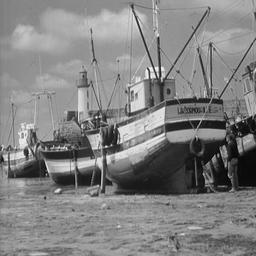
#> input picture image/boat.tiff, 256 x 256 px, shrunk from 512 x 512 before the run
$ jupyter execute Projection.ipynb
#> lines starting #> are read from the running program, lines starting #| are printed output that depends on the picture
**Forward-Projection and (Filtered-) Back-Projection**

*from Kai Benning
(kai.benning@uni-wuppertal.de || kai.benning@gmx.de)
| Projection Notebook v1.0
| 4.Juni.2019*

[cell 1]
import numpy as np
from matplotlib import pyplot as plt
from scipy import ndimage

Read in the Grayscale-TIFF-Image and then pad the 512x512 Image with 107 Zeros on every side so we can rotate the image without the need of reshaping.

[cell 2]
boat_image = plt.imread("image/boat.tiff")
#> boat_image is the input picture: shape (256, 256); min 0, max 255, mean 129.7
boat_image_padded = np.pad(boat_image, [(107, 107), (107, 107)], mode='constant')

plt.figure(figsize = (10,6))
plt.subplot(121)
plt.title("original image")
plt.imshow(boat_image,cmap = "gray")

plt.subplot(122)
plt.title("padded image")
plt.imshow(boat_image_padded,cmap = "gray")

plt.show()

And lets rotate the Image around 45, 60, and 90 degrees. (Just for fun!)

[cell 3]
rotated_boat_45 = ndimage.rotate(boat_image_padded, 45, reshape=False)
rotated_boat_60 = ndimage.rotate(boat_image_padded, 60, reshape=False)
rotated_boat_90 = ndimage.rotate(boat_image_padded, 90, reshape=False)
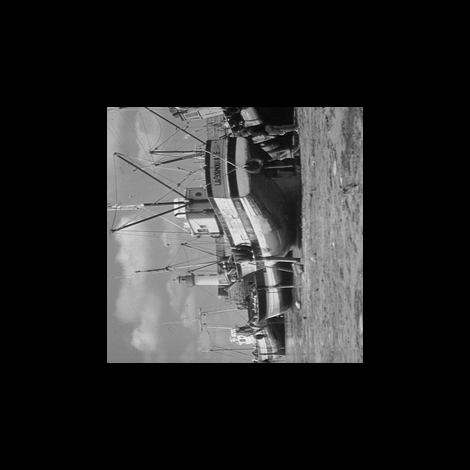
#> rotated_boat_90: shape (470, 470); min 0, max 255, mean 38.5

plt.figure(figsize=(15,8))

plt.subplot(131)
plt.title("45°")
plt.imshow(rotated_boat_45,cmap = "gray")

plt.subplot(132)
plt.title("60°")
plt.imshow(rotated_boat_60,cmap = "gray")

plt.subplot(133)
plt.title("90°")
plt.imshow(rotated_boat_90,cmap = "gray")

plt.show()

So that's works! We will now create a set of projections called a sinogram. Therefore we create an empty array which has 180 Columns (for the same amount of rotation angles) and 726 Rows (for the 726 Projections along the image-columns) and fill it with our projections. We calculate the projections by rotating the image and summing along the second dimension (Index 1).

[cell 4]
angle_array = np.array(range(0,180,1))
projection_dim = boat_image_padded.shape[0]
#> projection_dim = 470
angle_dim = angle_array.shape[0]

column_axis = 1
sinogram = np.zeros((angle_dim,projection_dim))

for i,j in enumerate(angle_array):
    tmp_im = ndimage.rotate(boat_image_padded, j, reshape=False)
    sinogram[i,:] = np.sum(tmp_im,axis = column_axis)
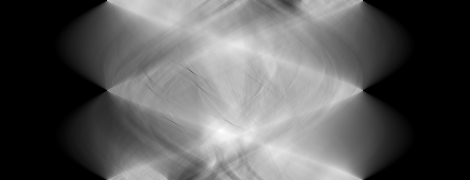
#> sinogram: shape (180, 470) float64; min 0, max 51067, mean 18106.4; drawn with min black and max white

And now let's display the sinogram:

[cell 5]
plt.figure(figsize = (15,15))
plt.imshow(sinogram,cmap="gray")
plt.show()

Now we want to reconstruct the original Image from the projections. Because that's our problem if we get the data of a CT-Scan. We define two empty 2D array: one for the final reconstructed image "reco_image" and one for the temporary slice "proj_tmp".

[cell 6]
reco_image = np.zeros((projection_dim,projection_dim))
proj_tmp = np.zeros((projection_dim,projection_dim))

Loop trough all elements of the Sinogram, rotate, and add them up.

[cell 7]
for i,j in enumerate(sinogram):
    proj_tmp[:,:] = j
    reco_image += ndimage.rotate(proj_tmp, i, reshape=False)
#> this loop made 180 passes
#> pass 1, `reco_image += ndimage.rotate(proj_tmp, i, reshape=False)`:
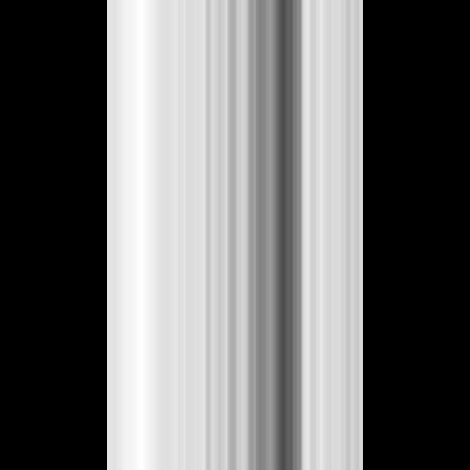
#> reco_image: shape (470, 470) float64; min -1.23e-12, max 42140, mean 18087.2; drawn with min black and max white
#> after the loop:
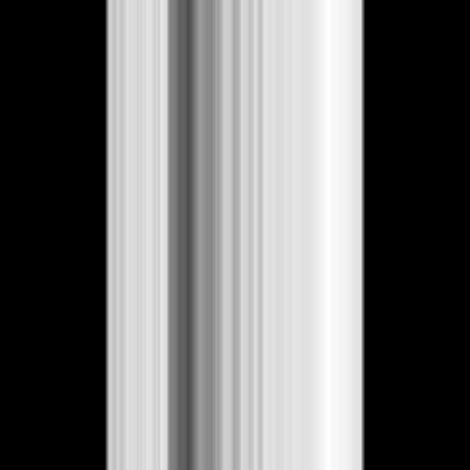
#> proj_tmp: shape (470, 470) float64; min 0, max 42237, mean 18105.9; drawn with min black and max white
#> after the loop:
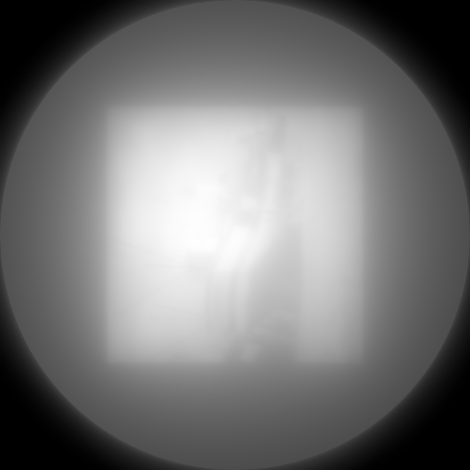
#> reco_image: shape (470, 470) float64; min -17.14, max 6958706.1, mean 3187522; drawn with min black and max white

And plot the Image.

[cell 8]
plt.figure()
plt.imshow(reco_image.T,cmap = "gray")
plt.show()

The image is really blurry! We will use high-pass-filtering in the fourier-space to get rid of the low frequencies.

[cell 9]
import numpy.fft as fft

ramp_filter = np.linspace(-1,1,projection_dim)
#> ramp_filter = 470 values from -1 to 1
ramp_filter = np.abs(ramp_filter)

plt.figure(figsize = (15,5))
plt.subplot(121)
plt.title("For multiplication in Frequency Space (Ramp)")
plt.plot(ramp_filter)
plt.grid()

plt.subplot(122)
plt.title("For Convolution in Real Space (Sinc)")
tmp = fft.fft(ramp_filter)
tmp = fft.fftshift(tmp)
plt.plot(np.abs(tmp))
plt.xlim([projection_dim/2-10,projection_dim/2+10])

plt.grid()
plt.show()
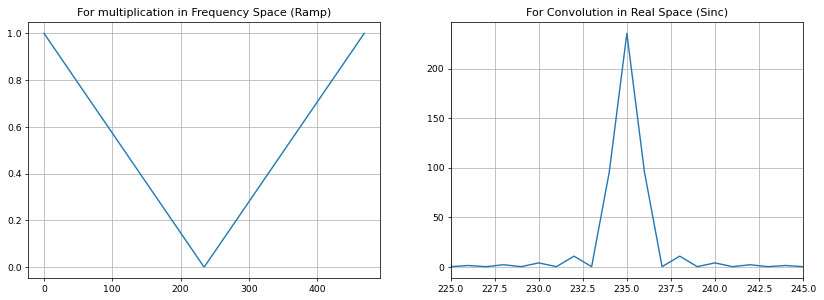
#> figure drawn by matplotlib, 2 panels; panel 1: curve peaks at x = 0, y = 1; panel 2: curve peaks at x = 235, y = 235.5

[cell 10]
sinogram_filtered = np.zeros(sinogram.shape)
for i,j in enumerate(sinogram):

    tmp = np.fft.fftshift(np.fft.fft(j))*ramp_filter
    tmp2 = np.fft.ifft(np.fft.ifftshift(tmp))

    sinogram_filtered[i] = tmp2.real
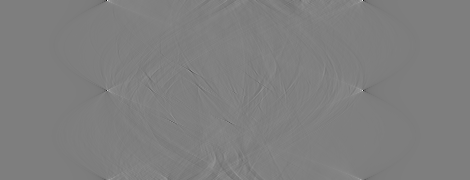
#> sinogram_filtered: shape (180, 470) float64; min -9495.4, max 9585.5, mean 38.6; drawn with min black and max white

We filter the sinogram, and plot the filtered sinogram with another colormaps to enhance the visibility of the edges.

[cell 11]
plt.figure(figsize = (15,15))
plt.imshow(sinogram_filtered,cmap="prism")
plt.show()

Running the same backprojection-algorithm with the filtered Sinogram is now called a *filtered-Backprojection (FBP)*

[cell 12]
reco_image_filtered = np.zeros(reco_image.shape)
for i,j in enumerate(sinogram_filtered):
    proj_tmp[:,:] = j
    reco_image_filtered += ndimage.rotate(proj_tmp, i, reshape=False)
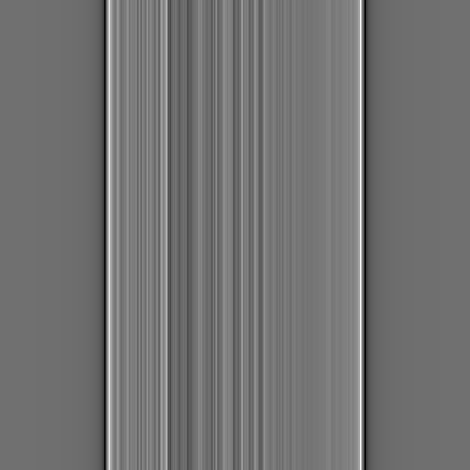
#> proj_tmp: shape (470, 470) float64; min -2449.7, max 3079.2, mean 38.6; drawn with min black and max white
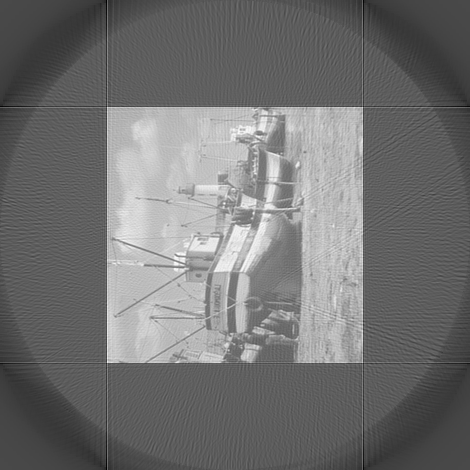
#> reco_image_filtered: shape (470, 470) float64; min -13516.6, max 33334.7, mean 7354.6; drawn with min black and max white

And now we expect the results to be much *clearer*:

[cell 13]
plt.figure()
plt.imshow(reco_image_filtered.T,cmap = "gray")
plt.show()
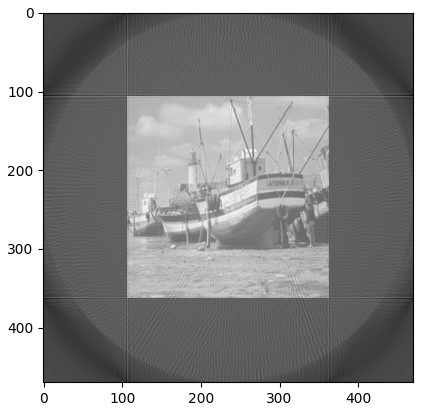
#> figure drawn by matplotlib, 1 panel
